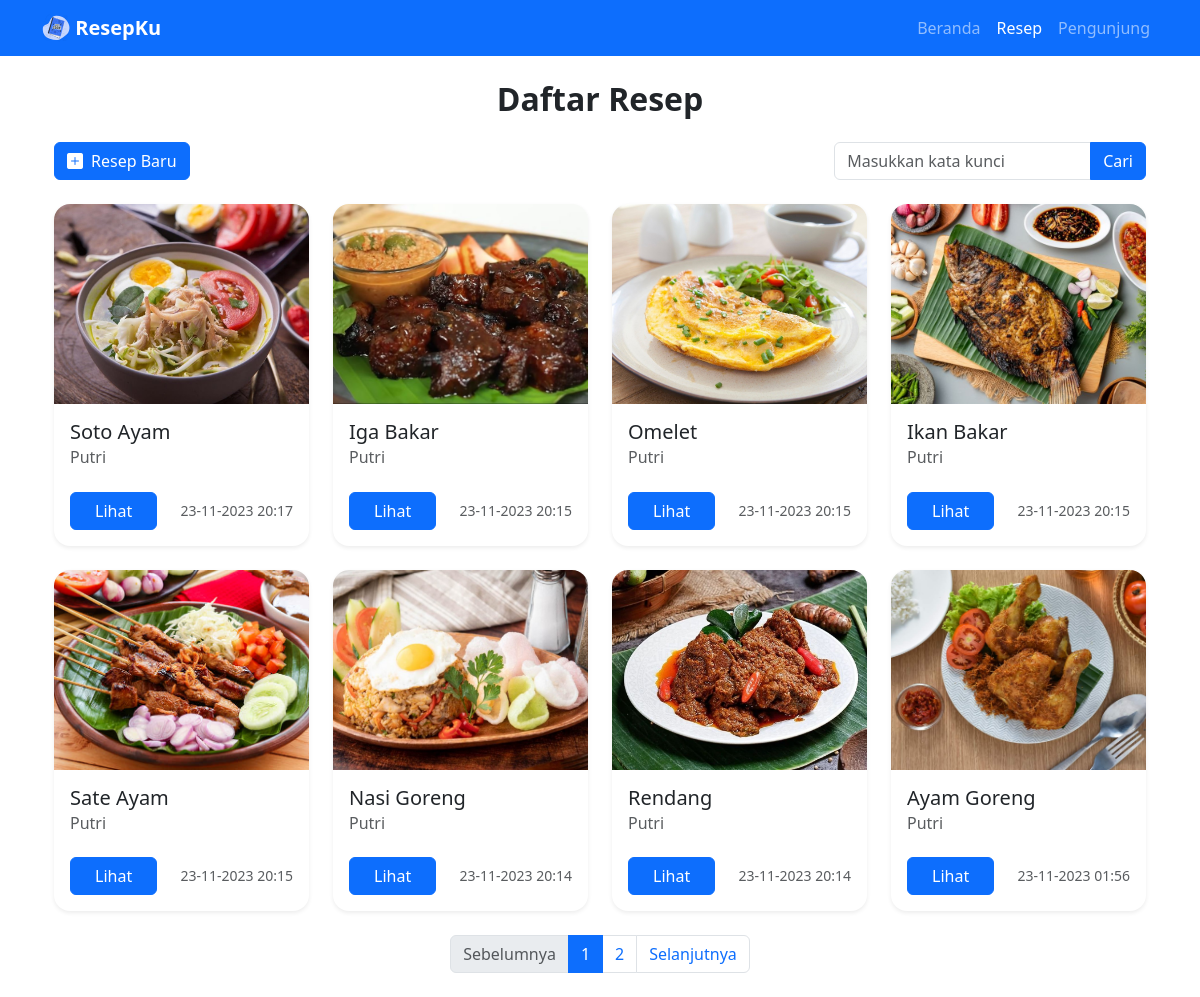
The app's page /resep-data.php with its own data.
### tables this page shows
CREATE TABLE `tb_resep` (
  `id_resep` char(7) NOT NULL,
  `nama_resep` varchar(255) NOT NULL,
  `nama_pembuat` varchar(255) NOT NULL,
  `deskripsi` text NOT NULL,
  `gambar` varchar(255) NOT NULL,
  `tanggal_buat` datetime NOT NULL,
  `tanggal_edit` datetime NOT NULL
);

### resep-data.php (the view, shortened to what this page needs)
<?php
$page = "resep";
include 'template/_header.php';
include 'template/_navbar.php';
include 'template/_koneksi.php';
?>
<main>
    <section class="container px-4 ">
        <h2 class="fw-semibold text-center mb-4">Daftar Resep</h2>
        <div class="d-flex justify-content-between align-items-center mb-4">
            <a href="resep-tambah.php" class="btn btn-primary"><i class="bi bi-plus-square-fill"></i><span class="ms-2 d-none d-lg-inline">Resep Baru</span></a>
            <form action="" method="GET">
                <div class="input-group">
                    <input type="text" class="form-control" name="kata_kunci" placeholder="Masukkan kata kunci">
                    <button type="submit" class="btn btn-primary">Cari</button>
                </div>
            </form>
        </div>
        <div class="row justify-content-center">
            <?php
            $itemPerHalaman = 8;
            $halamanSaatIni = isset($_GET['page']) ? $_GET['page'] : 1;
            $mulaiDari = ($halamanSaatIni - 1) * $itemPerHalaman;
            if (isset($_GET['kata_kunci'])) {
                $kata_kunci = $_GET['kata_kunci'];
                $sql = "SELECT * FROM tb_resep
                        WHERE nama_resep LIKE '%$kata_kunci%'
                            OR nama_pembuat LIKE '%$kata_kunci%'
                            OR DATE_FORMAT(tanggal_edit, '%Y-%m-%d') LIKE '%$kata_kunci%'
                        ORDER BY tanggal_edit DESC
                        LIMIT $mulaiDari, $itemPerHalaman";
            } else {
                $sql = "SELECT * FROM tb_resep
                        ORDER BY tanggal_edit DESC
                        LIMIT $mulaiDari, $itemPerHalaman";
            }
            $query = mysqli_query($koneksi, $sql);
            if (mysqli_num_rows($query) > 0) {
                while ($hasil = mysqli_fetch_array($query)) {
            ?>
                    <div class="col col-lg-3 mb-4">
                        <div class="card border-0 shadow-sm rounded-4 h-100 w-100">
                            <img src="img/<?= $hasil['gambar']; ?>" alt="<?= $hasil['nama_resep']; ?>" class="card-img-top rounded-top-4 object-fit-cover" height="200">
                            <div class="card-body">
                                <h5 class="card-title text-overflow-clamp"><?= $hasil['nama_resep']; ?></h5>
                                <div class="d-flex flex-column gap-2 mb-4">
                                    <h6 class="card-subtitle text-body-secondary"><?= $hasil['nama_pembuat']; ?></h6>
                                </div>
                                <div class="d-flex justify-content-between align-items-center">
                                    <a href="resep-detail.php?id_resep=<?= $hasil['id_resep']; ?>" class="btn btn-primary px-4">Lihat</a>
                                    <small class="text-body-secondary d-none d-lg-inline"><?= date('d-m-Y H:i', strtotime($hasil['tanggal_edit'])); ?></small>
                                </div>
                            </div>
                        </div>
                    </div>
            <?php
                }
            } else {
                echo '<div class="col">
                        <div class="alert alert-danger mb-4" role="alert">
                            <strong>Resep tidak ditemukan!</strong> Klik link berikut untuk menampilkan semua resep. <a href="resep-data.php">KLIK DISINI</a>
                        </div>
                    </div>';
            }
            ?>
        </div>
        <nav aria-label="Page navigation" class="mb-4">
            <ul class="pagination justify-content-center">
                <li class="page-item <?= - ($halamanSaatIni == 1) ? 'disabled' : ''; ?>">
                    <a class="page-link" href="?page=<?= ($halamanSaatIni - 1); ?>">Sebelumnya</a>
                </li>
                <?php
                $hitungData = mysqli_query($koneksi, "SELECT COUNT(*) AS total FROM tb_resep");
                $hasilBaris = mysqli_fetch_array($hitungData);
                $totalHalaman = ceil($hasilBaris['total'] / $itemPerHalaman);
                for ($i = 1; $i <= $totalHalaman; $i++) {
                    echo '<li class="page-item ' . (($halamanSaatIni == $i) ? 'active' : '') . '">';
                    echo '<a class="page-link" href="?page=' . $i . '">' . $i . '</a>';
                    echo '</li>';
                }
                ?>
                <li class="page-item <?= ($halamanSaatIni == $totalHalaman) ? 'disabled' : ''; ?>">
                    <a class="page-link" href="?page=<?= ($halamanSaatIni + 1); ?>">Selanjutnya</a>
                </li>
            </ul>
        </nav>
    </section>
</main>
<?php include 'template/_footer.php'; ?>

### template/_header.php (shortened to what this page needs)
<!DOCTYPE html>
<html lang="en">
<head>
    <link rel="stylesheet" href="https://cdn.jsdelivr.net/npm/bootstrap@5.3.2/dist/css/bootstrap.min.css">
    <link rel="stylesheet" href="https://cdn.jsdelivr.net/npm/bootstrap-icons@1.11.1/font/bootstrap-icons.css">
    <link rel="stylesheet" href="https://cdn.datatables.net/1.13.7/css/dataTables.bootstrap5.min.css">
    <link rel="stylesheet" href="assets/css/style.css">
</head>
<body>

### template/_navbar.php (shortened to what this page needs)
<nav class="navbar navbar-expand-lg navbar-dark bg-primary fixed-top">
    <div class="container">
        <a class="navbar-brand fw-semibold" href="beranda.php">
            <img src="assets/img/recipe-book.svg" alt="ResepKu" width="28" height="28" class="d-inline-block align-text-top">
            ResepKu
        </a>
        <div class="collapse navbar-collapse" id="navbarNav">
            <ul class="navbar-nav text-center ms-auto">
                <li class="nav-item">
                    <a class="nav-link fw-medium <?= ($page == "beranda") ? 'active' : ''; ?>" href="beranda.php">Beranda</a>
                </li>
                <li class="nav-item">
                    <a class="nav-link fw-medium <?= ($page == "resep") ? 'active' : ''; ?>" href="resep-data.php">Resep</a>
                </li>
                <li class="nav-item">
                    <a class="nav-link fw-medium <?= ($page == "pengunjung") ? 'active' : ''; ?>" href="pengunjung-data.php">Pengunjung</a>
                </li>
            </ul>
        </div>
    </div>
</nav>

### template/_footer.php (shortened to what this page needs)
</body>
</html>

### assets/css/style.css (style rules this page uses)
section { padding-top: 5rem; }
.text-overflow-clamp { display: -webkit-box; -webkit-box-orient: vertical; overflow: hidden; -webkit-line-clamp: 1; }

### records on screen
tb_resep: gambar (picture), nama_resep "Soto Ayam", nama_pembuat "Putri", tanggal_edit "23-11-2023 20:17"
tb_resep: gambar (picture), nama_resep "Iga Bakar", nama_pembuat "Putri", tanggal_edit "23-11-2023 20:15"
tb_resep: gambar (picture), nama_resep "Omelet", nama_pembuat "Putri", tanggal_edit "23-11-2023 20:15"
tb_resep: gambar (picture), nama_resep "Ikan Bakar", nama_pembuat "Putri", tanggal_edit "23-11-2023 20:15"
tb_resep: gambar (picture), nama_resep "Sate Ayam", nama_pembuat "Putri", tanggal_edit "23-11-2023 20:15"
tb_resep: gambar (picture), nama_resep "Nasi Goreng", nama_pembuat "Putri", tanggal_edit "23-11-2023 20:14"
tb_resep: gambar (picture), nama_resep "Rendang", nama_pembuat "Putri", tanggal_edit "23-11-2023 20:14"
tb_resep: gambar (picture), nama_resep "Ayam Goreng", nama_pembuat "Putri", tanggal_edit "23-11-2023 01:56"
